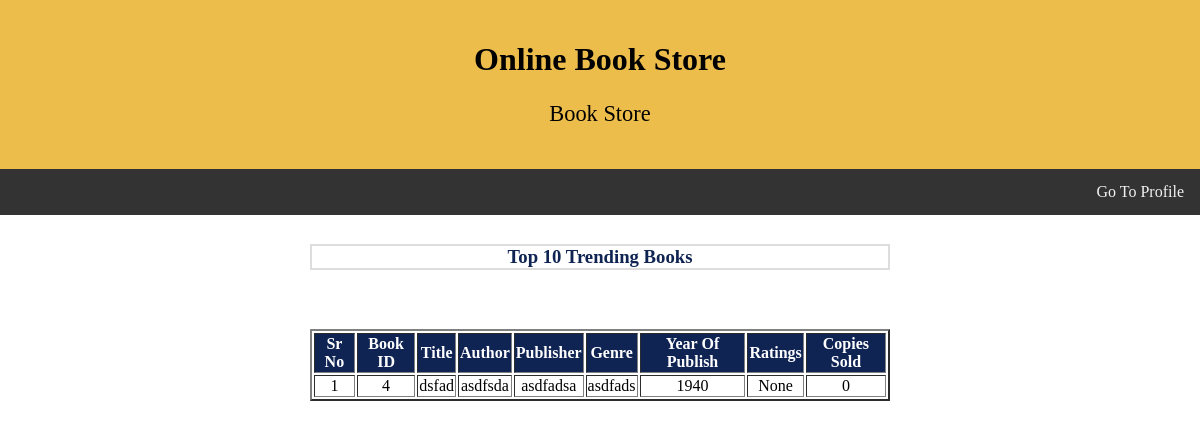
Page /users/trending_list on the committed database.
### newApp/models.py (models this page shows)
class Book(models.Model):
    book_id = models.AutoField( primary_key = True)
    title = models.CharField(max_length = 50)
    author = models.CharField(max_length = 50)
    publisher = models.CharField(max_length = 50)
    genre = models.CharField(max_length = 20)
    year_of_publish = models.IntegerField()
    copies_sold = models.IntegerField()
    rating = models.IntegerField(null = True)
    class Meta:
        db_table = "Book"

### newApp/views.py (the view)
# urls.py: path('users/trending_list', views.userTrendingList, name = "userTrendingList"),
def userTrendingList(request):
    t_list = Book.objects.all().order_by('-copies_sold')[:10]
    return render(request, 'users/trending_list.html', {"t_list": t_list})

### newApp/templates/users/trending_list.html (shortened to what this page needs)
               <!DOCTYPE html>
               <html lang="en">
               <head>
               </head>
               <body>
               <div class="header">
                 <h1>Online Book Store</h1>
                 <p style="font-family:times new roman;font-size:140%";>Book Store</p>
               </div>
               <div class="topnav">
                 <a href="/user/profile">Go To Profile</a>
               </div>
               <div class="row">
                 <div class="column side">
                 </div>
                 <div class="column middle">
                 <h3 style="color:#0f2453;border:2px solid #ddd">Top 10 Trending Books</h3>
                       {% if t_list %}
                                       <table border="2" align="center">
                                       <tr style="background-color: #0f2453">
                                            <th style="color: white">Sr No</th>
                                            <th style="color: white">Book ID</th>
                                            <th style="color: white">Title</th>
                                            <th style="color: white">Author</th>
                                            <th style="color: white">Publisher</th>
                                            <th style="color: white">Genre</th>
                                            <th style="color: white">Year Of Publish</th>
                                            <th style="color: white">Ratings</th>
                                            <th style="color: white">Copies Sold</th>
                                        </tr>
                                       {% for book in t_list%}
                                        <tr>
                                            <td>{{ forloop.counter }}</td>
                                            <td>{{ book.book_id }}</td>
                                            <td>{{ book.title }}</td>
                                            <td>{{ book.author }}</td>
                                            <td>{{ book.publisher }}</td>
                                            <td>{{ book.genre }}</td>
                                            <td>{{ book.year_of_publish }}</td>
                                            <td>{{ book.rating }}</td>
                                            <td>{{ book.copies_sold }}</td>
                                       </tr>
                                       {% endfor %}
                       {% else %}
                           <h3 align="center">No Books available</h>
                       {% endif %}
               </div>
                 <div class="column side">
                 </div>
               </div>
               </body>
               </html>

### newApp/templates/users/trending_list.html (style rules this page uses)
* { box-sizing: border-box; }
body { margin: 0; }
.header { background-color: #EDBD4C; padding: 20px; text-align: center; }
.topnav { overflow: hidden; background-color: #333; }
.topnav a { float: right; display: block; color: #f2f2f2; text-align: center; padding: 14px 16px; text-decoration: none; }
.column { float: left; padding: 10px; }
.column.side { width: 25%; }
.column.middle { width: 50%; text-align: center; }
.row:after { content: ""; display: table; clear: both; }

### rows in the picture
Book: book_id "4", title "dsfad", author "asdfsda", publisher "asdfadsa", genre "asdfads", year_of_publish "1940", rating "None", copies_sold "0"
